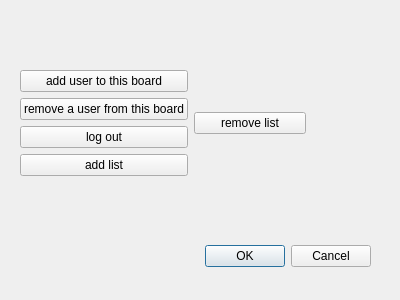
<?xml version="1.0" encoding="UTF-8"?>
<ui version="4.0">
 <class>entered_board_menu</class>
 <widget class="QDialog" name="entered_board_menu">
  <property name="geometry">
   <rect>
    <x>0</x>
    <y>0</y>
    <width>400</width>
    <height>300</height>
   </rect>
  </property>
  <property name="windowTitle">
   <string>Dialog</string>
  </property>
  <widget class="QDialogButtonBox" name="buttonBox">
   <property name="geometry">
    <rect>
     <x>30</x>
     <y>240</y>
     <width>341</width>
     <height>32</height>
    </rect>
   </property>
   <property name="orientation">
    <enum>Qt::Horizontal</enum>
   </property>
   <property name="standardButtons">
    <set>QDialogButtonBox::Cancel|QDialogButtonBox::Ok</set>
   </property>
  </widget>
  <widget class="QWidget" name="">
   <property name="geometry">
    <rect>
     <x>20</x>
     <y>50</y>
     <width>286</width>
     <height>147</height>
    </rect>
   </property>
   <layout class="QGridLayout" name="gridLayout">
    <item row="0" column="0">
     <layout class="QVBoxLayout" name="verticalLayout_3">
      <item>
       <layout class="QVBoxLayout" name="verticalLayout_2">
        <item>
         <layout class="QVBoxLayout" name="verticalLayout">
          <item>
           <widget class="QPushButton" name="pushButton">
            <property name="text">
             <string>add user to this board</string>
            </property>
           </widget>
          </item>
          <item>
           <widget class="QPushButton" name="pushButton_2">
            <property name="text">
             <string>remove a user from this board</string>
            </property>
           </widget>
          </item>
         </layout>
        </item>
        <item>
         <widget class="QPushButton" name="pushButton_3">
          <property name="text">
           <string>log out</string>
          </property>
         </widget>
        </item>
       </layout>
      </item>
      <item>
       <widget class="QPushButton" name="pushButton_addlist">
        <property name="text">
         <string>add list</string>
        </property>
       </widget>
      </item>
     </layout>
    </item>
    <item row="0" column="1">
     <widget class="QPushButton" name="pushButton_4">
      <property name="text">
       <string>remove list</string>
      </property>
     </widget>
    </item>
   </layout>
  </widget>
 </widget>
 <resources/>
 <connections>
  <connection>
   <sender>buttonBox</sender>
   <signal>rejected()</signal>
   <receiver>entered_board_menu</receiver>
   <slot>reject()</slot>
   <hints>
    <hint type="sourcelabel">
     <x>316</x>
     <y>260</y>
    </hint>
    <hint type="destinationlabel">
     <x>286</x>
     <y>274</y>
    </hint>
   </hints>
  </connection>
  <connection>
   <sender>buttonBox</sender>
   <signal>accepted()</signal>
   <receiver>entered_board_menu</receiver>
   <slot>accept()</slot>
   <hints>
    <hint type="sourcelabel">
     <x>248</x>
     <y>254</y>
    </hint>
    <hint type="destinationlabel">
     <x>157</x>
     <y>274</y>
    </hint>
   </hints>
  </connection>
 </connections>
</ui>
